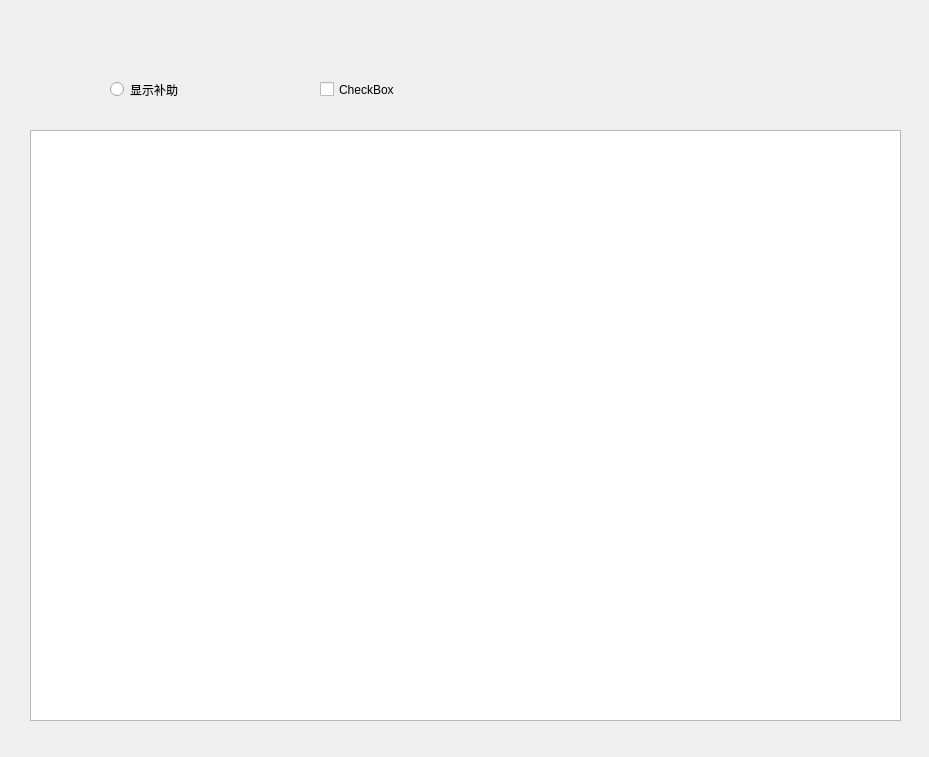
<?xml version="1.0" encoding="UTF-8"?>
<ui version="4.0">
 <class>Info_Table</class>
 <widget class="QWidget" name="Info_Table">
  <property name="geometry">
   <rect>
    <x>0</x>
    <y>0</y>
    <width>929</width>
    <height>757</height>
   </rect>
  </property>
  <property name="windowTitle">
   <string>Form</string>
  </property>
  <widget class="QTableWidget" name="tableWidget">
   <property name="geometry">
    <rect>
     <x>30</x>
     <y>130</y>
     <width>871</width>
     <height>591</height>
    </rect>
   </property>
  </widget>
  <widget class="QRadioButton" name="radioButton">
   <property name="geometry">
    <rect>
     <x>110</x>
     <y>80</y>
     <width>115</width>
     <height>19</height>
    </rect>
   </property>
   <property name="text">
    <string>显示补助</string>
   </property>
   <property name="checked">
    <bool>false</bool>
   </property>
  </widget>
  <widget class="QCheckBox" name="checkBox">
   <property name="geometry">
    <rect>
     <x>320</x>
     <y>80</y>
     <width>91</width>
     <height>19</height>
    </rect>
   </property>
   <property name="text">
    <string>CheckBox</string>
   </property>
  </widget>
 </widget>
 <resources/>
 <connections/>
</ui>
